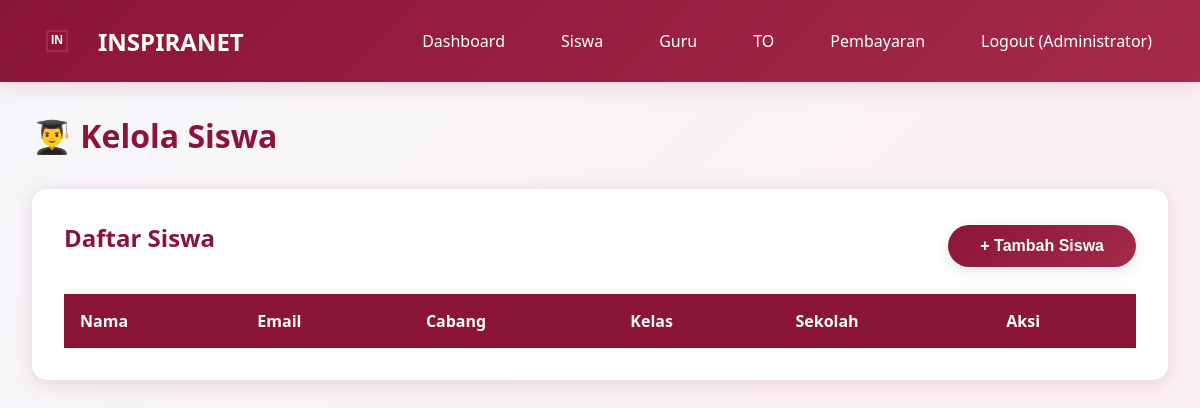
Page /admin/students (signed in) on the earlier database version.
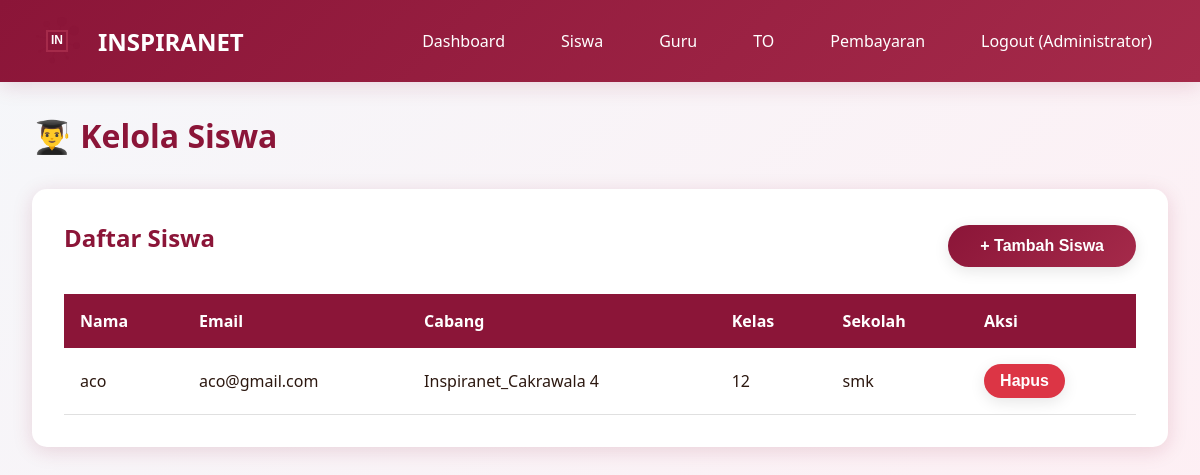
Same page on the later database version.
### models.py (models this page shows, shortened)
class User(UserMixin, db.Model):
    __tablename__ = 'users'
    id = db.Column(db.Integer, primary_key=True)
    email = db.Column(db.String(120), unique=True, nullable=False)
    password_hash = db.Column(db.String(255), nullable=False)
    full_name = db.Column(db.String(100), nullable=False)
    role = db.Column(db.String(20), nullable=False, default='student')
    inspira_branch = db.Column(db.String(50), nullable=True)
    class_level = db.Column(db.String(20), nullable=True)
    school_name = db.Column(db.String(150), nullable=True)
    phone_number = db.Column(db.String(20), nullable=True)
    profile_photo = db.Column(db.String(255), nullable=True)
    created_at = db.Column(db.DateTime, default=datetime.utcnow)
    exam_attempts = db.relationship('ExamAttempt', backref='user', lazy=True, cascade='all, delete-orphan')
    payments = db.relationship('Payment', backref='user', lazy=True, cascade='all, delete-orphan')
    leaderboard_entries = db.relationship('Leaderboard', backref='user', lazy=True, cascade='all, delete-orphan')

### app.py (the view)
@app.route('/admin/students')
@login_required
def admin_students():
    if current_user.role != 'admin':
        flash('Akses ditolak!', 'danger')
        return redirect(url_for('index'))
    students = User.query.filter_by(role='student').all()
    return render_template('admin_students.html', students=students, branches=BRANCHES)

### app.py (called while the page is built)
@login_manager.user_loader
def load_user(user_id):
    return User.query.get(int(user_id))

@app.before_request
def ensure_db():
    if not hasattr(app, '_db_initialized'):
        app._db_initialized = True
        init_database()

### templates/admin_students.html (shortened to what this page needs)
{% extends "base.html" %}
{% block content %}
<h1 style="color: var(--primary-color); margin-bottom: 2rem;">👨‍🎓 Kelola Siswa</h1>
<div class="card">
    <div style="display: flex; justify-content: space-between; align-items: center; margin-bottom: 1.5rem;">
        <h2>Daftar Siswa</h2>
        <button onclick="showModal('addStudentModal')" class="btn btn-primary">+ Tambah Siswa</button>
    </div>
    <table class="table">
        <thead>
            <tr>
                <th>Nama</th>
                <th>Email</th>
                <th>Cabang</th>
                <th>Kelas</th>
                <th>Sekolah</th>
                <th>Aksi</th>
            </tr>
        </thead>
        <tbody>
            {% for student in students %}
            <tr>
                <td>{{ student.full_name }}</td>
                <td>{{ student.email }}</td>
                <td>{{ student.inspira_branch }}</td>
                <td>{{ student.class_level }}</td>
                <td>{{ student.school_name }}</td>
                <td>
                    <form method="POST" action="{{ url_for('admin_delete_student', id=student.id) }}" style="display: inline;" data-confirm-delete>
                        <button type="submit" class="btn btn-danger" style="padding: 0.5rem 1rem;">Hapus</button>
                    </form>
                </td>
            </tr>
            {% endfor %}
        </tbody>
    </table>
</div>
{% endblock %}

Differences in the rows shown:
added User: full_name "aco", email "aco@gmail.com", inspira_branch "Inspiranet_Cakrawala 4", class_level "12", school_name "smk"
